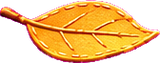
#> input picture assets/bosque2/hoja3.png, 160 x 63 px
$ python -i preparar_emocion2.py   (imports and definitions only)
#> lines starting #> are read from the running program, lines starting #| are printed output that depends on the picture
#> further down, picture is the input picture: PIL image 160x63 RGBA; mean R, G, B, A 150, 96.9, 35.9, 150.5
"""PIEZAS DE «EMOCIÓN» (2.ª tanda de Yesli): panel de resultados en piezas, rasgaduras del cielo e hilos que suben.
Las hojas llegaron con el cuadriculado de «transparente» PINTADO (no es transparencia real): ver cuadriculado.py.
Elegidas: hoja5 = panel con el título; hoja3 = botones, barras, rasgaduras e hilos. Sin redibujar.
La versión «apretada» de cada botón es la misma pieza un poco más oscura.
Uso: python3 -I herramientas/emocion2/preparar_emocion2.py
"""
import os, sys
from PIL import Image, ImageEnhance
D = os.path.dirname(os.path.abspath(__file__)); sys.path.insert(0, D)
from cuadriculado import pieza
A = os.path.join(D, '..', '..', 'assets'); F = lambda n: os.path.join(D, 'fuentes', n)
def guarda(im, carpeta, nombre):
    os.makedirs(os.path.join(A, carpeta), exist_ok=True); im.save(os.path.join(A, carpeta, nombre + '.png')); return im.size
def apretado(im):
    r = ImageEnhance.Brightness(im.convert('RGB')).enhance(0.8); return Image.merge('RGBA', (*r.split(), im.getchannel('A')))
#> after `r = ImageEnhance.Brightness(im.convert('RGB')).enhance(0.8)`:
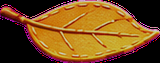
#> r: PIL image 160x63 RGB; mean R, G, B 119.8, 77.3, 28.5
#> after `return Image.merge('RGBA', (*r.split(), im.getchannel('A')))`:
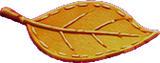
#> returned value: PIL image 160x63 RGBA; mean R, G, B, A 119.8, 77.3, 28.5, 150.5; transparent parts drawn white
# [11 lines not run here, left out]

>>> from PIL import Image
>>> picture = Image.open('../../assets/bosque2/hoja3.png')
>>> result = apretado(picture)

$ run again, on assets/bosque2/hoja1.png
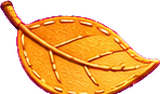
#> input picture assets/bosque2/hoja1.png, 160 x 94 px
#> picture is the input picture: PIL image 160x94 RGBA; mean R, G, B, A 139, 83.6, 26.1, 143.9
#> in apretado, `r = ImageEnhance.Brightness(im.convert('RGB')).enhance(0.8)`:
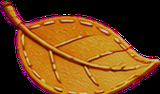
#> r: PIL image 160x94 RGB; mean R, G, B 111, 66.7, 20.7
#> in apretado, `return Image.merge('RGBA', (*r.split(), im.getchannel('A')))`:
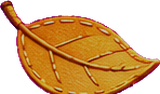
#> returned value: PIL image 160x94 RGBA; mean R, G, B, A 111, 66.7, 20.7, 143.9; transparent parts drawn white

$ run again, on assets/bosque2/hoja4.png
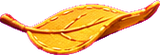
#> input picture assets/bosque2/hoja4.png, 160 x 55 px
#> picture is the input picture: PIL image 160x55 RGBA; mean R, G, B, A 119.8, 74.9, 28.6, 118.7
#> in apretado, `r = ImageEnhance.Brightness(im.convert('RGB')).enhance(0.8)`:
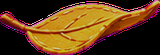
#> r: PIL image 160x55 RGB; mean R, G, B 95.7, 59.7, 22.7
#> in apretado, `return Image.merge('RGBA', (*r.split(), im.getchannel('A')))`:
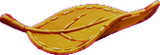
#> returned value: PIL image 160x55 RGBA; mean R, G, B, A 95.7, 59.7, 22.7, 118.7; transparent parts drawn white
